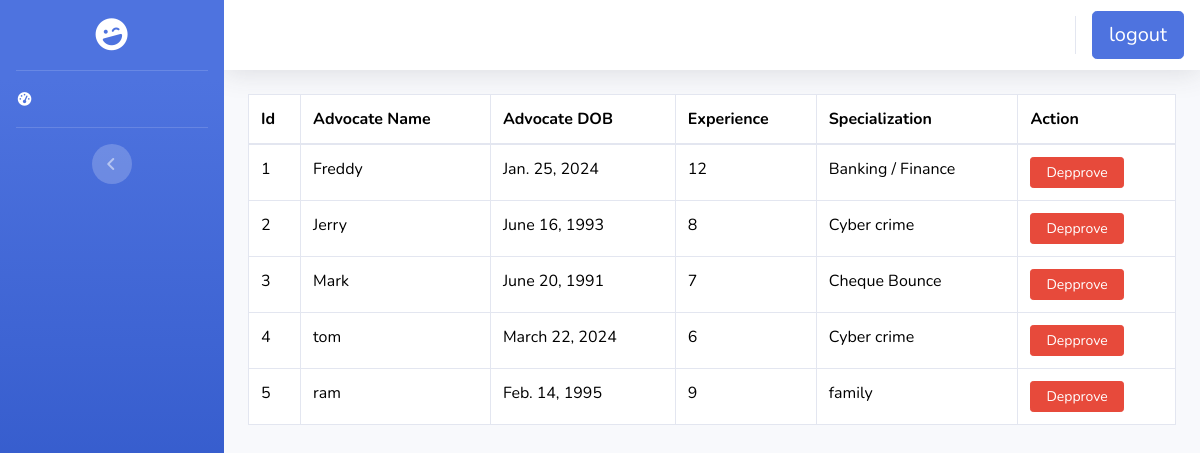
/dash/adv_view, run on the app's committed database.
### advocate/models.py (models this page shows, shortened)
class Tbl_adv(models.Model):
    Adv_fname = models.CharField(max_length=20)
    Adv_lname = models.CharField(max_length=20)
    Adv_email = models.EmailField(default="")
    Adv_gen = models.CharField(max_length=10, default="")
    Adv_dob = models.DateField()
    Adv_ph = models.CharField(max_length=10)
    Adv_state = models.CharField(max_length=30, default="")
    Adv_city = models.CharField(max_length=10)
    Adv_dist = models.CharField(max_length=30)
    Adv_pin = models.CharField(max_length=10)
    Adv_status = models.BooleanField()
    Adv_pass = models.CharField(max_length=20)
    Adv_image = models.ImageField(upload_to='Adv_images',null=True)
    Adv_experience = models.PositiveIntegerField(null=True)
    Adv_description = models.TextField(null=True)
    Adv_subcategory=models.ForeignKey(Sub_category, on_delete=models.CASCADE,default=1)
    Adv_category = models.ForeignKey(Tbl_cat, on_delete=models.CASCADE, default=1)
    Adv_approval=models.BooleanField(default=False)
    u = models.ForeignKey(settings.AUTH_USER_MODEL, on_delete=models.CASCADE,default=1)
    Adv_join_date=models.DateTimeField(auto_now_add=True,null=True)

### ad_detil/models.py (models this page shows)
class Sub_category(models.Model):
    category = models.ForeignKey(Tbl_cat, on_delete=models.CASCADE)
    sub_name = models.CharField(max_length=30)
    des = models.CharField(max_length=30)
    def __str__(self):
      return self.sub_name

### ad_detil/views.py (the view)
# urls.py: path('adv_view',views.adv_view,name='adview'),
def adv_view(request):
    adv = Tbl_adv.objects.all()
    return render(request,'dash/adv_aproval.html',{'adv':adv})

### templates/dash/adv_aproval.html (shortened to what this page needs)
{% extends 'dash/base.html' %}
{% block content %}
<div class="container">
  <div class="row">
    <div class="col-12">
      <table class="table table-bordered">
                            <thead>
                                <tr class="text-white">
                                    <th scope="col">Id</th>
                                    <th scope="col">Advocate Name</th>
                                    <th scope="col">Advocate DOB</th>
                                    <th scope="col">Experience</th>
                                    <th scope="col">Specialization</th>
                                    <th scope="col">Action</th>
                                </tr>
                            </thead>
                            <tbody>
                                {% for i in adv %}
                                <tr>
                                    <td>{{forloop.counter}}</td>
                                    <td>{{i.Adv_fname}}</td>
                                    <td>{{i.Adv_dob}}</td>
                                    <td>{{i.Adv_experience}}</td>
                                    <td>{{i.Adv_subcategory}}</td>
                                    {% if i.Adv_approval == False %}
                                    <td><a href="{% url 'adva' i.id %}"><button style="padding-right:15px;padding-left:15px;" class="btn btn-success btn-sm">Approve</button></a></td>
                                    {% else %}
                                    <td><a href="{% url 'advd' i.id %}"><button style="padding-right:15px;padding-left:15px;" class="btn btn-danger btn-sm">Depprove</button></a></td>
                                    {% endif %}
                                </tr>
                            {% endfor %}
                            </tbody>
                        </table>
                    </div>
                </div>
            </div>
{% endblock %}

### templates/dash/adv_aproval.html (style rules this page uses)
td, th { vertical-align: middle; background-color:white; color:black; }

### data on the page
Tbl_adv: Adv_fname "Freddy", Adv_dob "Jan. 25, 2024", Adv_experience "12", Adv_subcategory "Banking / Finance", Adv_approval "Depprove"
Tbl_adv: Adv_fname "Jerry", Adv_dob "June 16, 1993", Adv_experience "8", Adv_subcategory "Cyber crime", Adv_approval "Depprove"
Tbl_adv: Adv_fname "Mark", Adv_dob "June 20, 1991", Adv_experience "7", Adv_subcategory "Cheque Bounce", Adv_approval "Depprove"
Tbl_adv: Adv_fname "tom", Adv_dob "March 22, 2024", Adv_experience "6", Adv_subcategory "Cyber crime", Adv_approval "Depprove"
Tbl_adv: Adv_fname "ram", Adv_dob "Feb. 14, 1995", Adv_experience "9", Adv_subcategory "family", Adv_approval "Depprove"
